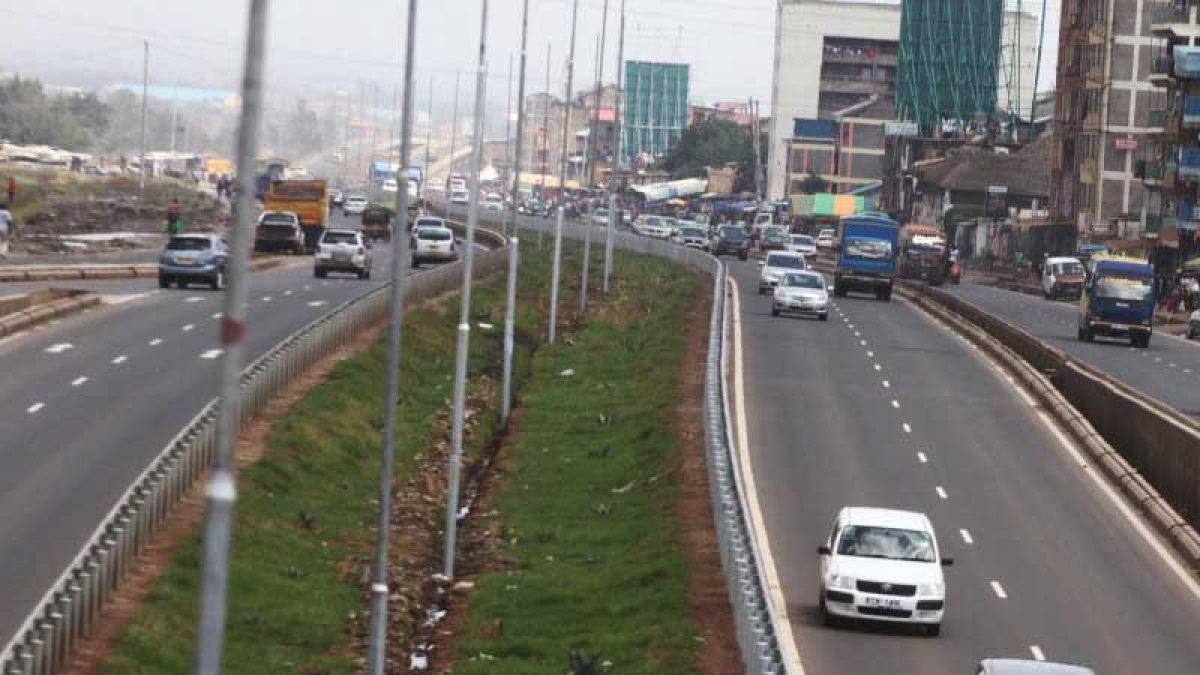
#> input picture path detection/road_img_3.jpg, 1200 x 675 px
$ python main.py
#> lines starting #> are read from the running program, lines starting #| are printed output that depends on the picture; after the words box and inside, x2 and y2 are one past the last pixel; in counts of white or black regions, pixels touching at a corner belong together
import cv2
import os
import numpy as np
import matplotlib.pyplot as plt

image = cv2.imread("road_img_3.jpg", cv2.IMREAD_UNCHANGED)
#> image is the input picture: shape (675, 1200, 3); mean B, G, R 113.3, 117.9, 120.6

gray_road = cv2.cvtColor(image, cv2.COLOR_BGR2GRAY)
gaus_blur = cv2.GaussianBlur(gray_road, (5, 5), 0)

edges = cv2.Canny(gaus_blur, 50, 150)
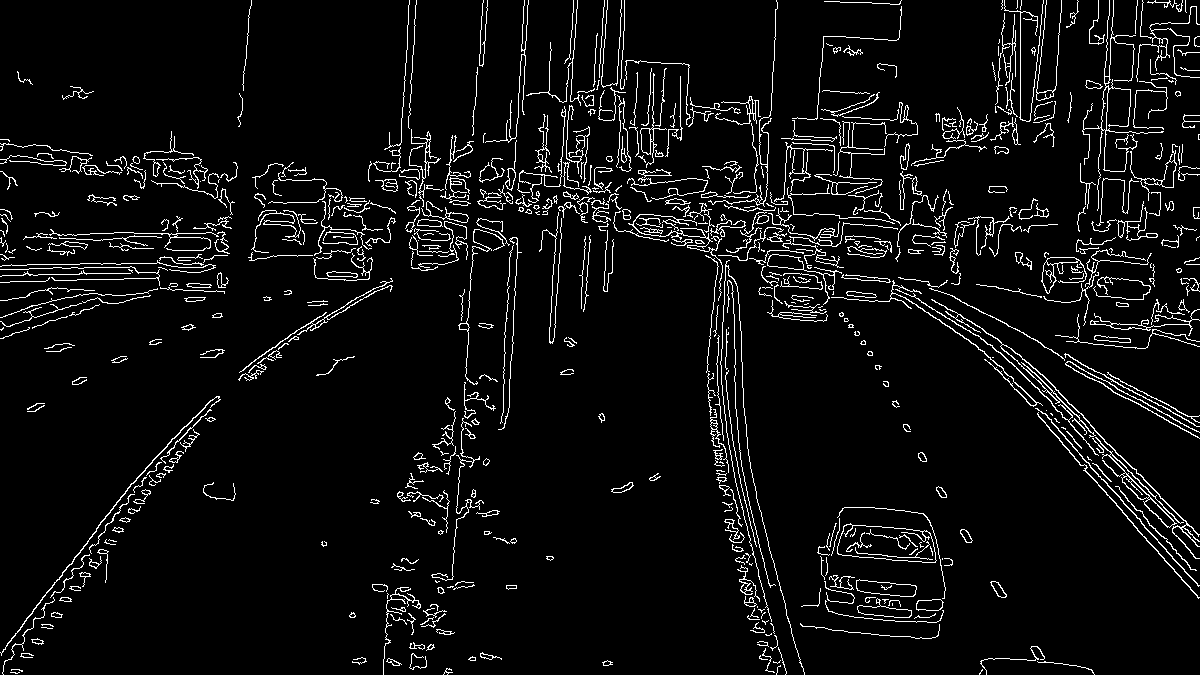
#> edges: shape (675, 1200); 5.6% white in thin lines or dots

mask = np.zeros_like(edges)

height, width = image.shape[:2]
#> height = 675; width = 1200
roi_vertices = [(0, height), (width / 2, height / 2), (width, height)]
#> roi_vertices = [(0, 675), (600, 337.5), (1200, 675)]
mask_color = 255
cv2.fillPoly(mask, np.array([roi_vertices], dtype = np.int32), mask_color)
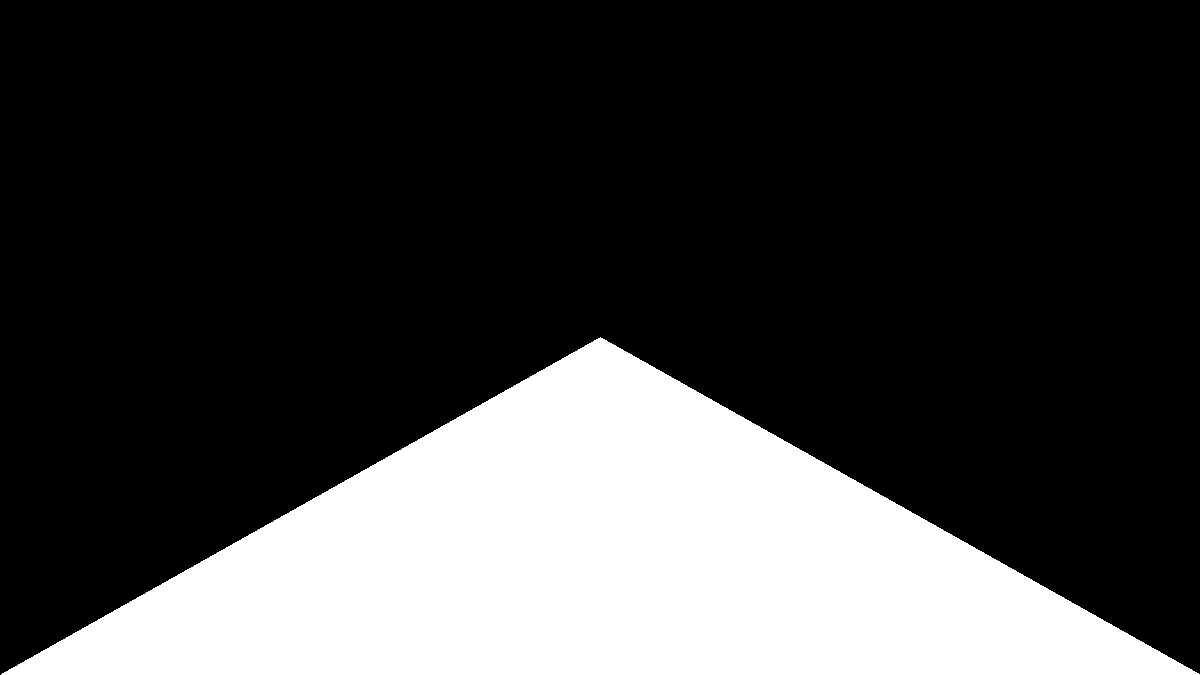
#> mask: shape (675, 1200); 25.1% white; 1 white region, box (x1, y1, x2, y2) and area: (1, 337, 1200, 675) 203062
masked_edges = cv2.bitwise_and(edges, mask)
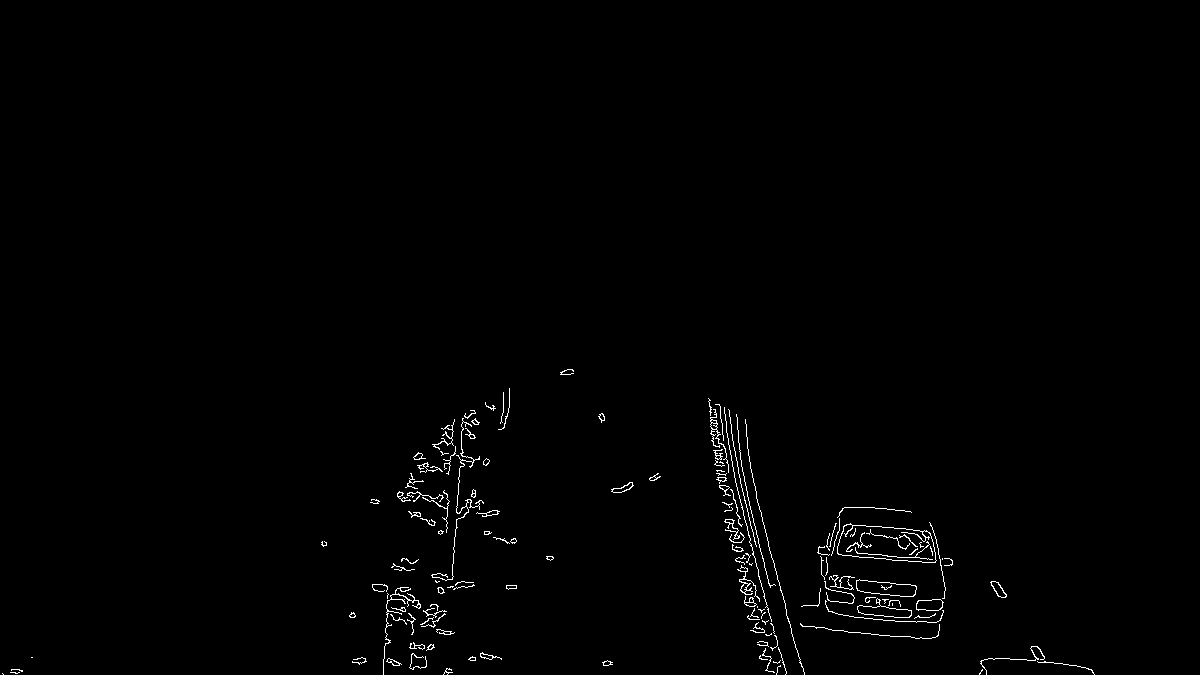
#> masked_edges: shape (675, 1200); 0.84% white in thin lines or dots, all inside (x1, y1, x2, y2) = (2, 369, 1095, 675)

lines = cv2.HoughLinesP(masked_edges, rho = 6, theta = np.pi/60, threshold = 160, minLineLength = 40, maxLineGap = 25)
#> lines = 97 rows, first 6: [710, 400, 768, 671], [857, 609, 905, 621], [417, 492, 498, 513], [710, 426, 759, 658], [818, 551, 951, 565], [397, 495, 491, 515]

line_image = np.zeros_like(image)

for ind, line in enumerate(lines):
	x1, y1, x2, y2 = line[0]
	cv2.line(line_image, (x1, y1), (x2, y2), (0, 255, 0), 5)
#> this loop made 97 passes
#> (x1, y1, x2, y2) on passes 1 to 12: (710, 400, 768, 671), (857, 609, 905, 621), (417, 492, 498, 513), (710, 426, 759, 658), (818, 551, 951, 565), (397, 495, 491, 515), (708, 401, 724, 459), (821, 573, 940, 619), (742, 506, 753, 555), (1033, 654, 1093, 673), (715, 404, 741, 484), (820, 591, 863, 591)
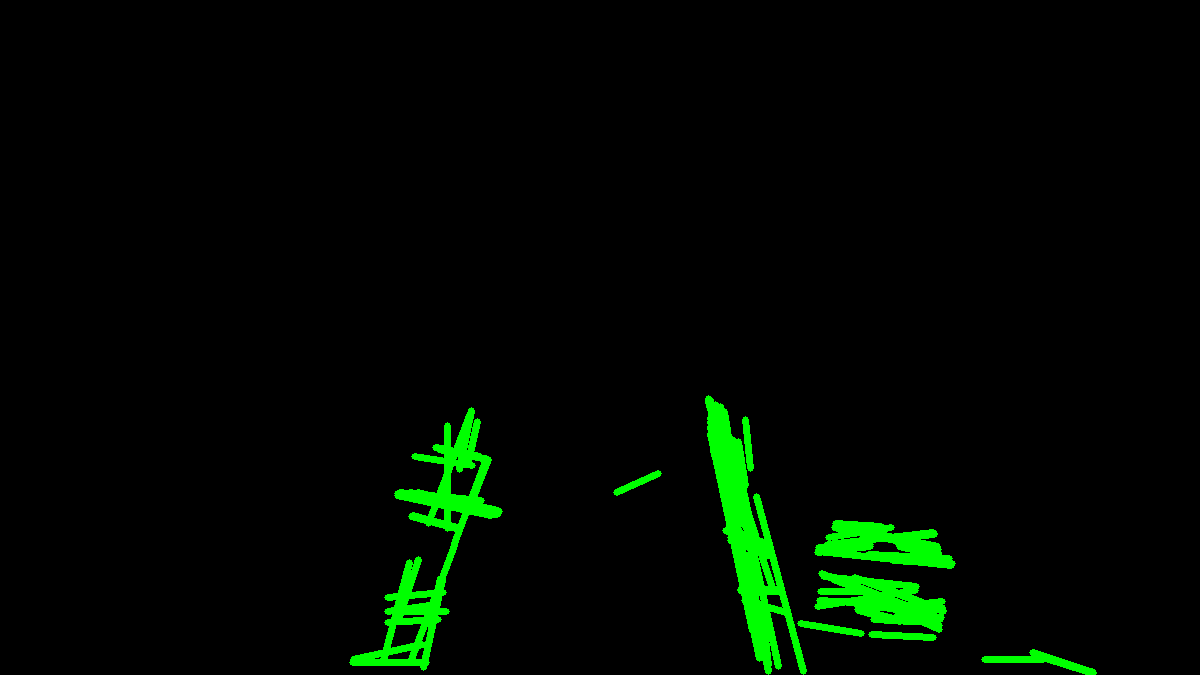
#> line_image: shape (675, 1200, 3); mean of channels 0, 1, 2 0, 9.1, 0; drawn as B, G, R

final_image = cv2.addWeighted(image, 0.8, line_image, 1, 0)
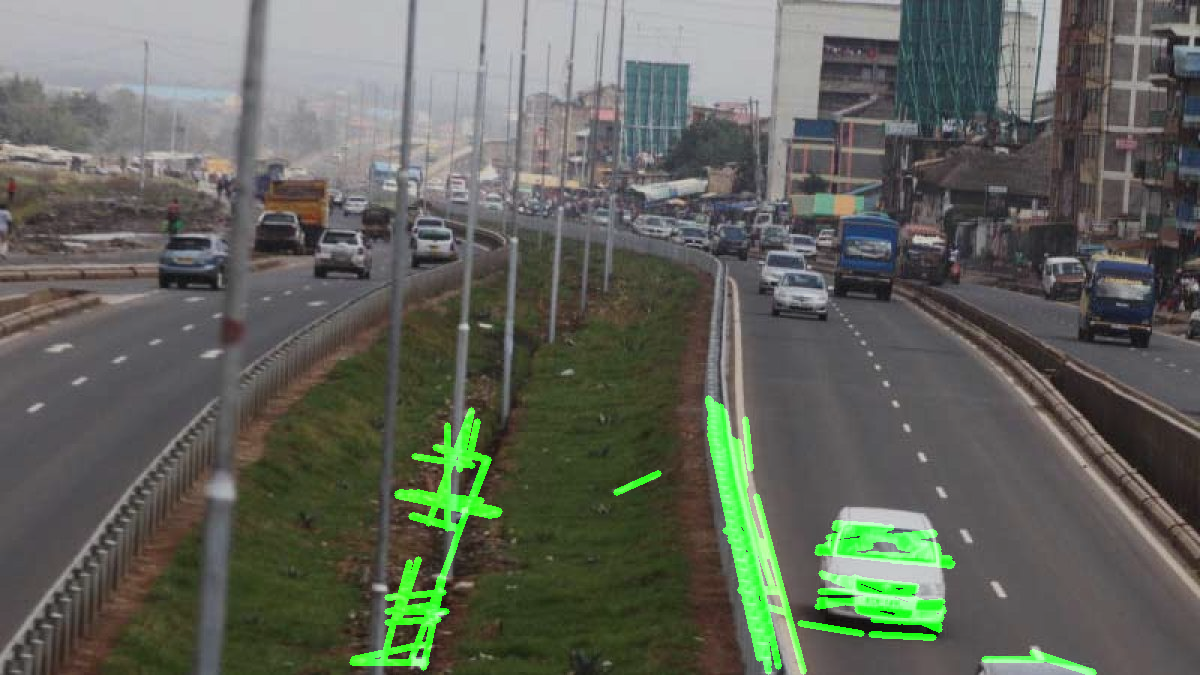
#> final_image: shape (675, 1200, 3); mean B, G, R 90.6, 100.1, 96.5

cv2.imshow("image", final_image)
cv2.waitKey(0)
cv2.destroyAllWindows()

$ run again, with path detection/road_img_1.jpg copied over path detection/road_img_3.jpg
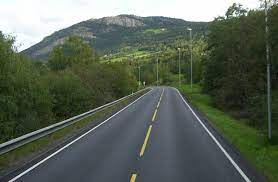
#> input picture path detection/road_img_1.jpg, 278 x 182 px
#> image is the input picture: shape (182, 278, 3); mean B, G, R 87.2, 99.3, 89.8
#> `edges = cv2.Canny(gaus_blur, 50, 150)`:
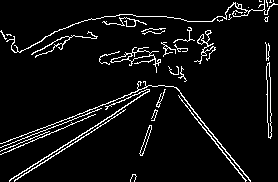
#> edges: shape (182, 278); 6% white in thin lines or dots
#> mask: shape (182, 278); 25.1% white; 1 white region, box (x1, y1, x2, y2) and area: (1, 91, 278, 182) 12697
#> masked_edges: shape (182, 278); 1.3% white in thin lines or dots, all inside (x1, y1, x2, y2) = (9, 92, 251, 182)
#> lines = [[9, 181, 143, 94]]
#> the loop `for ind, line in enumerate(lines):` made 1 pass
#> (ind, x1, y1, x2, y2) on pass 1: (0, 9, 181, 143, 94)
#> `final_image = cv2.addWeighted(image, 0.8, line_image, 1, 0)`:
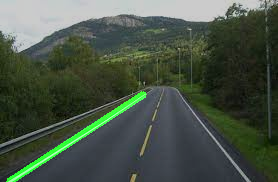
#> final_image: shape (182, 278, 3); mean B, G, R 69.8, 83.6, 71.8

$ run again, with path detection/road_img_2.jpg copied over path detection/road_img_3.jpg
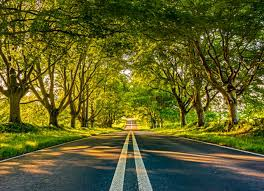
#> input picture path detection/road_img_2.jpg, 264 x 191 px
#> image is the input picture: shape (191, 264, 3); mean B, G, R 36.9, 94.6, 93.3
#> `edges = cv2.Canny(gaus_blur, 50, 150)`:
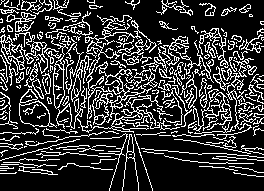
#> edges: shape (191, 264); 21.6% white in thin lines or dots
#> mask: shape (191, 264); 25.2% white; 1 white region, box (x1, y1, x2, y2) and area: (1, 95, 264, 191) 12708
#> masked_edges: shape (191, 264); 3.2% white in thin lines or dots, all inside (x1, y1, x2, y2) = (27, 95, 242, 191)
#> lines = [[33, 167, 161, 118], [82, 145, 163, 153], [125, 105, 220, 159], [27, 171, 146, 111], [99, 153, 173, 157], [31, 172, 135, 97], [93, 123, 134, 136], [60, 147, 148, 152]]
#> the loop `for ind, line in enumerate(lines):` made 8 passes
#> `final_image = cv2.addWeighted(image, 0.8, line_image, 1, 0)`:
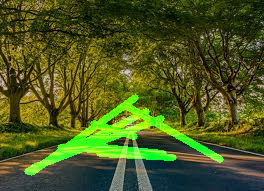
#> final_image: shape (191, 264, 3); mean B, G, R 29.5, 88.6, 74.6
